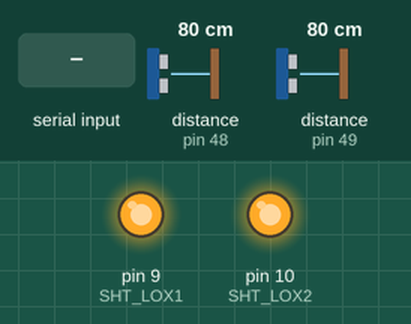
Bench run of a sketch on a simulated Arduino Uno, built with avr-gcc and run on an emulated ATmega328P. Parts: output pins drawn as LEDs (lit = HIGH). The inputs (shaded band) are chosen by the test bench; at power-on: distance to the obstacle (sensors on pin 48, pin 49) 80 cm. What the sketch prints to the serial monitor is not drawn.

Above: at 1.2 s.
1.3 s: "L" received over Serial
Timing chart, 0 to 4.3 s (numbered marks = the images above; inputs shaded):
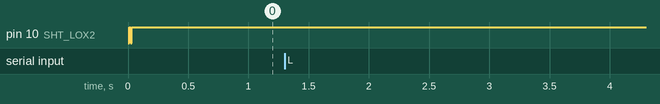

Measured:
- after the input at 1.3 s, every drawn part: stays the same

The sketch:

NANO_SENSING_DATA_TO_MEGA_TOF.ino
```cpp
#include "Adafruit_VL53L0X.h"

//declaring stuff for TOF sensor
// address we will assign if dual sensor is present
#define LOX1_ADDRESS 0x30
#define LOX2_ADDRESS 0x31

// set the pins to shutdown
#define SHT_LOX1 9
#define SHT_LOX2 10

// objects for the vl53l0x
Adafruit_VL53L0X lox1 = Adafruit_VL53L0X();
Adafruit_VL53L0X lox2 = Adafruit_VL53L0X();

// this holds the measurement
VL53L0X_RangingMeasurementData_t measure1;
VL53L0X_RangingMeasurementData_t measure2;

float distanceLeft, distanceRight;

void setup() {
  Serial.begin(115200);
  tofSetup();
}

void loop() {
  getDistanceTOF();
  if (Serial.available() > 0) {
    char data = Serial.read();
    if (data == 'L') {
      Serial.println(distanceLeft);
    }
    if (data == 'R') {
      Serial.println(distanceRight);
    }
  }

  // Serial.print("Left Distance: ");
  // Serial.print(distanceLeft);
  // Serial.print(" cm, Right Distance: ");
  // Serial.println(distanceRight);
}


void tofSetup() {
  // wait until serial port opens for native USB devices
  pinMode(SHT_LOX1, OUTPUT);
  pinMode(SHT_LOX2, OUTPUT);

  Serial.println("Shutdown pins inited...");
  digitalWrite(SHT_LOX1, LOW);
  digitalWrite(SHT_LOX2, LOW);

  Serial.println("Both in reset mode...(pins are low)");
  Serial.println("Starting...");


  // all reset
  digitalWrite(SHT_LOX1, LOW);
  digitalWrite(SHT_LOX2, LOW);
  delay(10);
  // all unreset
  digitalWrite(SHT_LOX1, HIGH);
  digitalWrite(SHT_LOX2, HIGH);
  delay(10);
  // activating LOX1 and reseting LOX2
  digitalWrite(SHT_LOX1, HIGH);
  digitalWrite(SHT_LOX2, LOW);
  // initing LOX1
  if (!lox1.begin(LOX1_ADDRESS)) {
    Serial.println(F("Failed to boot first VL53L0X"));
    while (1)
      ;
  }
  delay(10);
  // activating LOX2
  digitalWrite(SHT_LOX2, HIGH);
  delay(10);
  //initing LOX2
  if (!lox2.begin(LOX2_ADDRESS)) {
    Serial.println(F("Failed to boot second VL53L0X"));
    while (1)
      ;
  }
}

//TOF sensors (left and right)
void getDistanceTOF() {
  lox1.rangingTest(&measure1, false);  // pass in 'true' to get debug data printout!
  lox2.rangingTest(&measure2, false);  // pass in 'true' to get debug data printout!
  // print sensor one reading
  if (measure1.RangeStatus != 4) {  // if not out of range
    distanceLeft = measure1.RangeMilliMeter / 10;
  } else {
    distanceLeft = 800;
  }
  // print sensor two reading
  if (measure2.RangeStatus != 4) {
    distanceRight = measure2.RangeMilliMeter / 10;
  } else {
    distanceRight = 800;
  }
}
```
